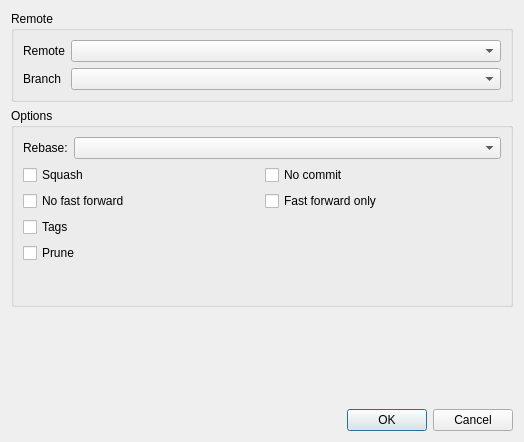
<?xml version="1.0" encoding="UTF-8"?>
<ui version="4.0">
 <class>PullDialog</class>
 <widget class="QDialog" name="PullDialog">
  <property name="geometry">
   <rect>
    <x>0</x>
    <y>0</y>
    <width>524</width>
    <height>442</height>
   </rect>
  </property>
  <property name="windowTitle">
   <string>Pull changes</string>
  </property>
  <layout class="QVBoxLayout" name="verticalLayout_4">
   <item>
    <widget class="QGroupBox" name="groupBoxBranches">
     <property name="title">
      <string>Remote</string>
     </property>
     <layout class="QFormLayout" name="formLayout">
      <item row="0" column="0">
       <widget class="QLabel" name="label">
        <property name="text">
         <string>Remote</string>
        </property>
       </widget>
      </item>
      <item row="0" column="1">
       <widget class="QComboBox" name="comboBoxRemote"/>
      </item>
      <item row="1" column="0">
       <widget class="QLabel" name="label_2">
        <property name="text">
         <string>Branch</string>
        </property>
       </widget>
      </item>
      <item row="1" column="1">
       <widget class="QComboBox" name="comboBoxBranch"/>
      </item>
     </layout>
    </widget>
   </item>
   <item>
    <widget class="QGroupBox" name="groupBox">
     <property name="title">
      <string>Options</string>
     </property>
     <layout class="QVBoxLayout" name="verticalLayout_3">
      <item>
       <layout class="QHBoxLayout" name="horizontalLayout">
        <item>
         <widget class="QLabel" name="label_3">
          <property name="sizePolicy">
           <sizepolicy hsizetype="Maximum" vsizetype="Preferred">
            <horstretch>0</horstretch>
            <verstretch>0</verstretch>
           </sizepolicy>
          </property>




          <property name="text">
           <string>Rebase:</string>
          </property>
         </widget>
        </item>
        <item>
         <widget class="QComboBox" name="comboBoxRebase"/>
























        </item>
       </layout>
      </item>
      <item>
       <layout class="QHBoxLayout" name="horizontalLayout_2">
        <item>
         <layout class="QVBoxLayout" name="verticalLayout">
          <item>
           <widget class="QCheckBox" name="checkBoxSquash">
            <property name="text">
             <string>Squash</string>
            </property>
           </widget>
          </item>
          <item>
           <widget class="QCheckBox" name="checkBoxNoFastForward">
            <property name="text">
             <string>No fast forward</string>
            </property>
           </widget>
          </item>
          <item>
           <widget class="QCheckBox" name="checkBoxTags">
            <property name="text">
             <string>Tags</string>
            </property>
           </widget>
          </item>
          <item>
           <widget class="QCheckBox" name="checkBoxPrune">
            <property name="text">
             <string>Prune</string>
            </property>
           </widget>
          </item>
          <item>
           <spacer name="verticalSpacer_2">
            <property name="orientation">
             <enum>Qt::Vertical</enum>
            </property>
            <property name="sizeHint" stdset="0">
             <size>
              <width>20</width>
              <height>40</height>
             </size>
            </property>
           </spacer>
          </item>
         </layout>
        </item>
        <item>
         <layout class="QVBoxLayout" name="verticalLayout_2">
          <item>
           <widget class="QCheckBox" name="checkBoxNoCommit">
            <property name="text">
             <string>No commit</string>
            </property>
           </widget>
          </item>
          <item>
           <widget class="QCheckBox" name="checkBoxFastForwardOnly">
            <property name="text">
             <string>Fast forward only</string>
            </property>
           </widget>
          </item>
          <item>
           <spacer name="verticalSpacer_3">
            <property name="orientation">
             <enum>Qt::Vertical</enum>
            </property>
            <property name="sizeHint" stdset="0">
             <size>
              <width>20</width>
              <height>40</height>
             </size>
            </property>
           </spacer>
          </item>
         </layout>
        </item>
       </layout>
      </item>
     </layout>
    </widget>
   </item>
   <item>
    <spacer name="verticalSpacer">
     <property name="orientation">
      <enum>Qt::Vertical</enum>
     </property>
     <property name="sizeHint" stdset="0">
      <size>
       <width>20</width>
       <height>104</height>
      </size>
     </property>
    </spacer>
   </item>
   <item>
    <widget class="QDialogButtonBox" name="buttonBox">
     <property name="standardButtons">
      <set>QDialogButtonBox::Cancel|QDialogButtonBox::Ok</set>
     </property>
    </widget>
   </item>
  </layout>
 </widget>
 <resources/>
 <connections>
  <connection>
   <sender>buttonBox</sender>
   <signal>rejected()</signal>
   <receiver>PullDialog</receiver>
   <slot>reject()</slot>
   <hints>
    <hint type="sourcelabel">
     <x>240</x>
     <y>272</y>
    </hint>
    <hint type="destinationlabel">
     <x>192</x>
     <y>133</y>
    </hint>
   </hints>
  </connection>
 </connections>
</ui>
